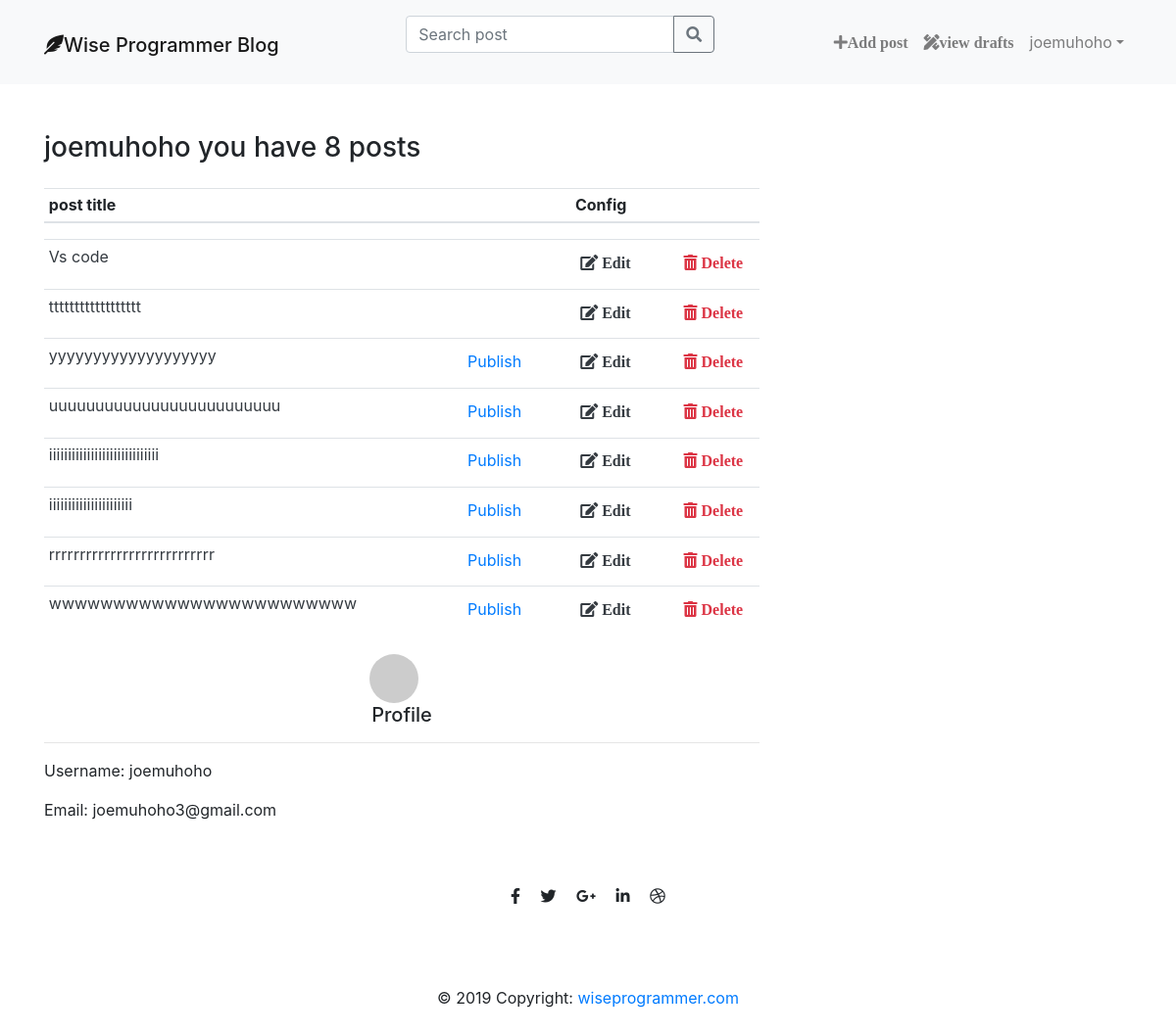
/user_posts/ (signed in), run on an earlier commit of the app's database.
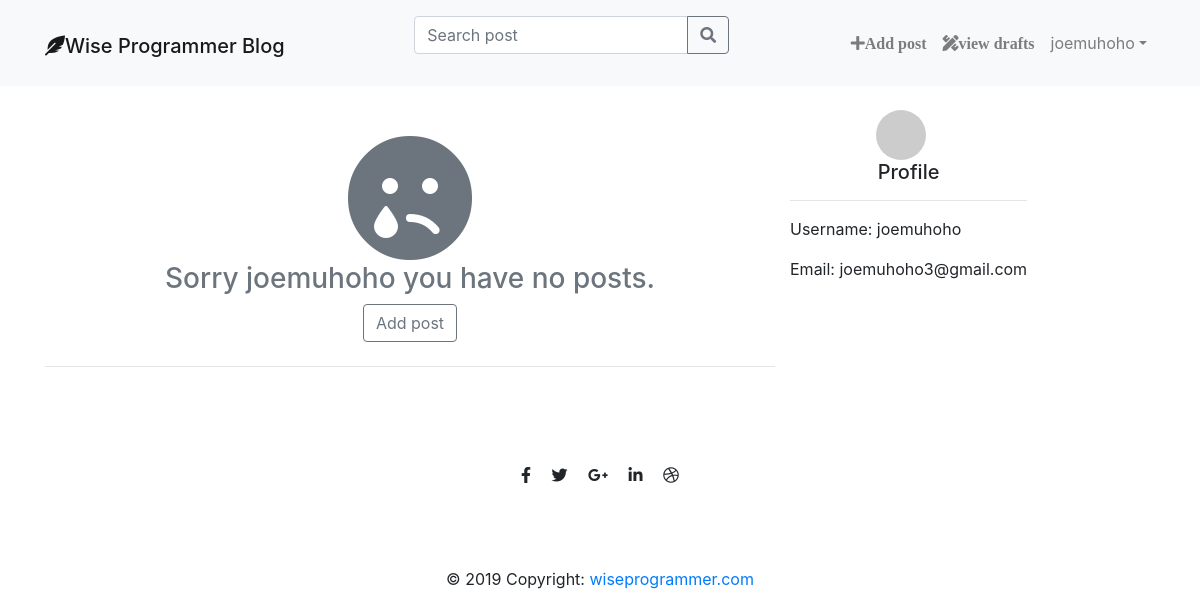
And on a later commit of the database.
### blog/models.py (models this page shows, shortened)
class Post(models.Model):
    author = models.ForeignKey('auth.User', on_delete=models.CASCADE)
    title = models.CharField(max_length=60)
    text = models.TextField()
    created_date = models.DateTimeField(default=timezone.now)
    published_date = models.DateTimeField(blank=True, null=True)
    edited_date = models.DateTimeField(blank=True, null=True)

### blog/views.py (the view)
# urls.py: path('user_posts/', views.user_posts, name='user_posts'),
def user_posts(request):
    user= request.user
    user_pk = User.objects.get(username=user).pk
    user_posts = Post.objects.filter(author=user_pk)
    post_count = user_posts.count()
    stuff_for_frontend = {'user_posts': user_posts, 'post_count': post_count, 'user': user}
    return render(request, 'blog/user_posts.html', stuff_for_frontend )

### blog/templates/blog/user_posts.html (shortened to what this page needs)
{% extends 'blog/base.html' %}
{% load markdownify %}
{% load crispy_forms_tags %}
{% block mainnav %}
    {% include "navbar.html" %}
{% endblock %}
{% block content%}
<div class="col-xs-12 col-sm-10 col-md-8">
    <div class="mt-4 mb-4 " >
        {% if user_posts %}
        <h3 class="mt-4 mb-4">{{request.user}} you have {{post_count}} posts</h3>
        <div >
            <table class="table table-hover table-sm">
                <thead >
                    <tr>
                        <th scope="col">post title</th>
                        <th scope="col" colspan="3" class="text-center">Config</th>
                    </tr>
                </thead>
                </table>
               <div  class="scrollable">
               <table class="table table-hover table-sm">
                    <tbody >
                        {% for post in user_posts %}
                            <tr>
                                <td>
                                    <a class="text-decoration-none text-dark" href="{% url 'post_detail' pk=post.pk %}">
                                        <p>{{ post.title | truncatechars:30 }}</p>
                                    </a>
                                </td>
                                <td>
                                  {% if not post.published_date %}
                                        <a href="{% url 'post_publish' pk=post.pk %}" class="btn btn-outline-primary mr-2 float-right" style="border:none;">Publish</a>
                                    {% endif %}
                                </td>
                                <td>
                                    <a  href="{% url 'post_edit' pk=post.pk %}" class="btn btn-outline-dark float-right" style="border:none;" ><i class="fa fa-edit" > Edit</i></a>
                                </td>
                                <td>
                                    <a href="{% url 'post_delete' pk=post.pk %}" class="btn btn-outline-danger float-right" onclick="return confirm('Are you sure you want to delete this Post ?')" style="border:none;">
                                        <i class="fas fa-trash-alt" > Delete</i>
                                    </a>
                                </td>
                            </tr>
                            {% endfor %}
                    </tbody>
               </div>
        </div>
            {% else %}
                <div class="text-center text-muted my-4">
                    <i class="fas fa-sad-tear fa-8x"></i>
                    <h3>Sorry {{request.user}} you have no posts.</h3>
                    <a class="btn btn-outline-secondary" href="{% url 'post_new' %}">Add post</a>
                </div>
                <hr class="my-4">
        {% endif %}
    </div>
</div>
    <div class="">
        <div class="text-center">
            <img class=" mr-3 rounded-circle" src="http://placehold.it/50x50" alt="">
            <h5 >Profile</h3>
        </div>
        <hr>
         <div class=" ">
        <p>Username: {{user}}</p>
        <p>Email: {{user.email}}</p>
        </div>
    </div>
{% endblock %}

### blog/templates/navbar.html (shortened to what this page needs)
<nav class="navbar navbar-expand-lg bg-light navbar-light  mb-4">
      <div class="container">
        <div class="navbar-header">
          <h1> <a class="navbar-brand" href="{% url 'post_list'%}"><i class="fas fa-feather-alt"></i>Wise Programmer Blog</a> </h1>
        </div>
        <div class="collapse navbar-collapse" id="collapsibleNavbar">
          <ul class="nav navbar-nav ml-auto">
            <form method="get" action="{%url 'search' %}" class="form-inline my-2  ">
              <div class="input-group mb-3">
                <input type="search" name="query" class="form-control" placeholder="Search post" aria-label="Search post" aria-describedby="basic-addon2" >
                <div class="input-group-append">
                  <button class="btn btn-outline-secondary" type="submit" >
                    <i class="fas fa-search"></i>
                  </button>
                </div>
              </div>
            </form>
          </ul>
        </div>
        <div class="collapse navbar-collapse " id="collapsibleNavbar">
          <ul class="nav navbar-nav ml-auto">
            {% if user.is_authenticated %}
            <li class="nav-item">
              <a class="nav-link" href="{% url 'post_new'%}"><i class="fa fa-plus">Add post</i></a>
            </li>
            <li class="nav-item">
              <a class="nav-link" href="{% url 'post_draft_list' %}"><i class="fas fa-pencil-ruler fa">view drafts</i></a>
            </li>
            <li class="nav-item dropdown">
              <a class="nav-link dropdown-toggle" href="#" id="navbarDropdown" role="button" data-toggle="dropdown" aria-haspopup="true" aria-expanded="false">{{ user.username}}</a>
            </li>
          </ul>
          {% else %}
                <form class="form-inline ">
                  <a class="btn btn-outline-secondary mr-4 " href="{% url 'login'%}" style="border:none;" ><i class="fas fa-sign-in-alt fa"></i>Log in</a>
                  <a class="btn btn-outline-primary mr-4" href="{% url 'signup'%}" style="border:none; ><i class="fas fa-user-plus"></i> Sign up</a>
                </form>
                {% endif %}
        </div>
      </div>
    </nav>

What changed in the data, as far as the page shows it:
removed Post: title "Vs code"
removed Post: title "tttttttttttttttttt"
removed Post: title "yyyyyyyyyyyyyyyyyyy", shows "Publish"
removed Post: title "uuuuuuuuuuuuuuuuuuuuuuuuu", shows "Publish"
removed Post: title "iiiiiiiiiiiiiiiiiiiiiiiiiiiii", shows "Publish"
removed Post: title "iiiiiiiiiiiiiiiiiiiiii", shows "Publish"
removed Post: title "rrrrrrrrrrrrrrrrrrrrrrrrrrr", shows "Publish"
removed Post: title "wwwwwwwwwwwwwwwwwwwwwwww", shows "Publish"
Also different on the page:
{{ request.user }}: (not shown) → "joemuhoho"
{{ request.user }}: "joemuhoho" → (not shown)
{{ post_count }}: "8" → (not shown)
text no longer shown: "you have posts post title Config"
text now shown: "Sorry you have no posts. Add post"
